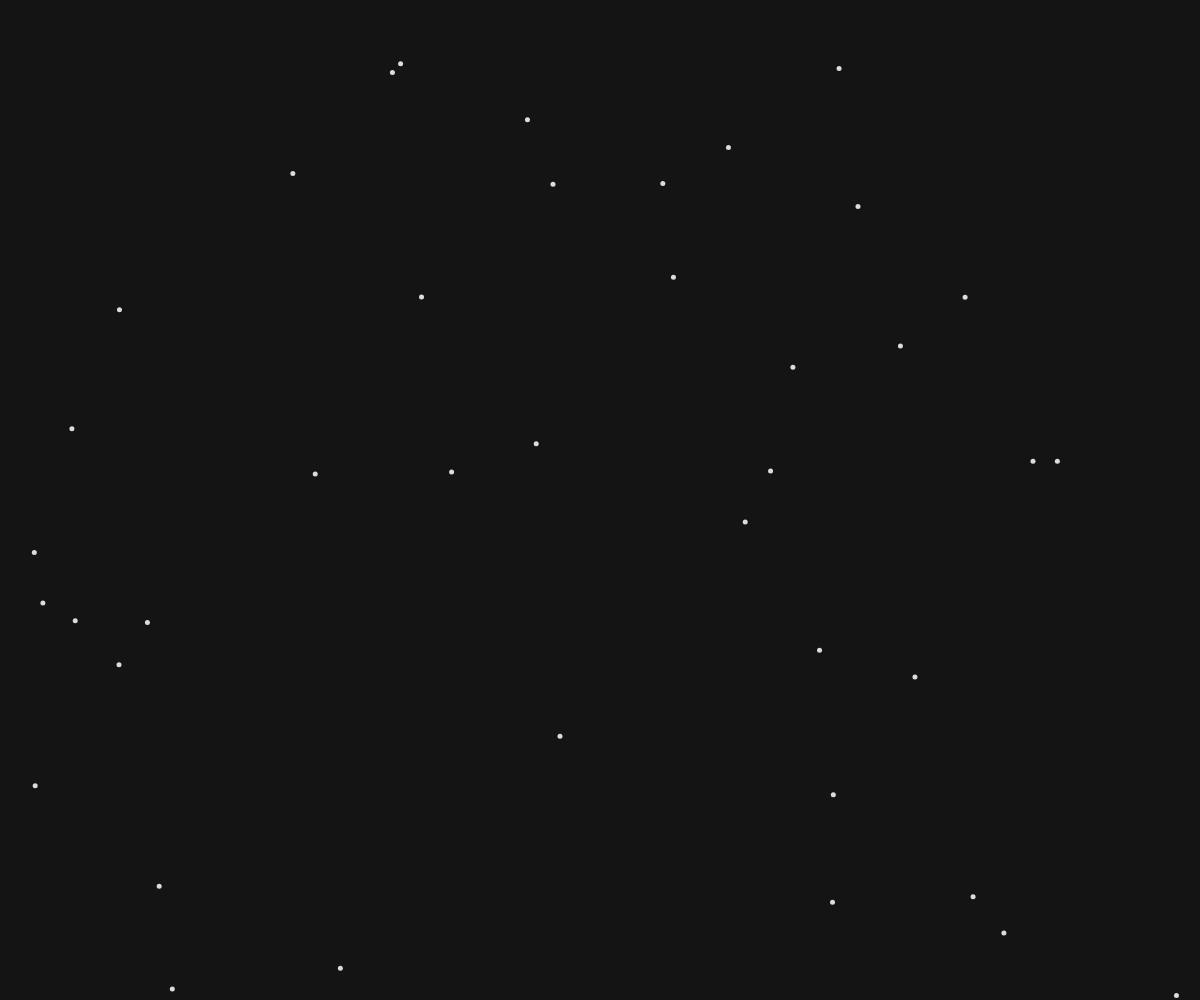
Frame 1 (no input)
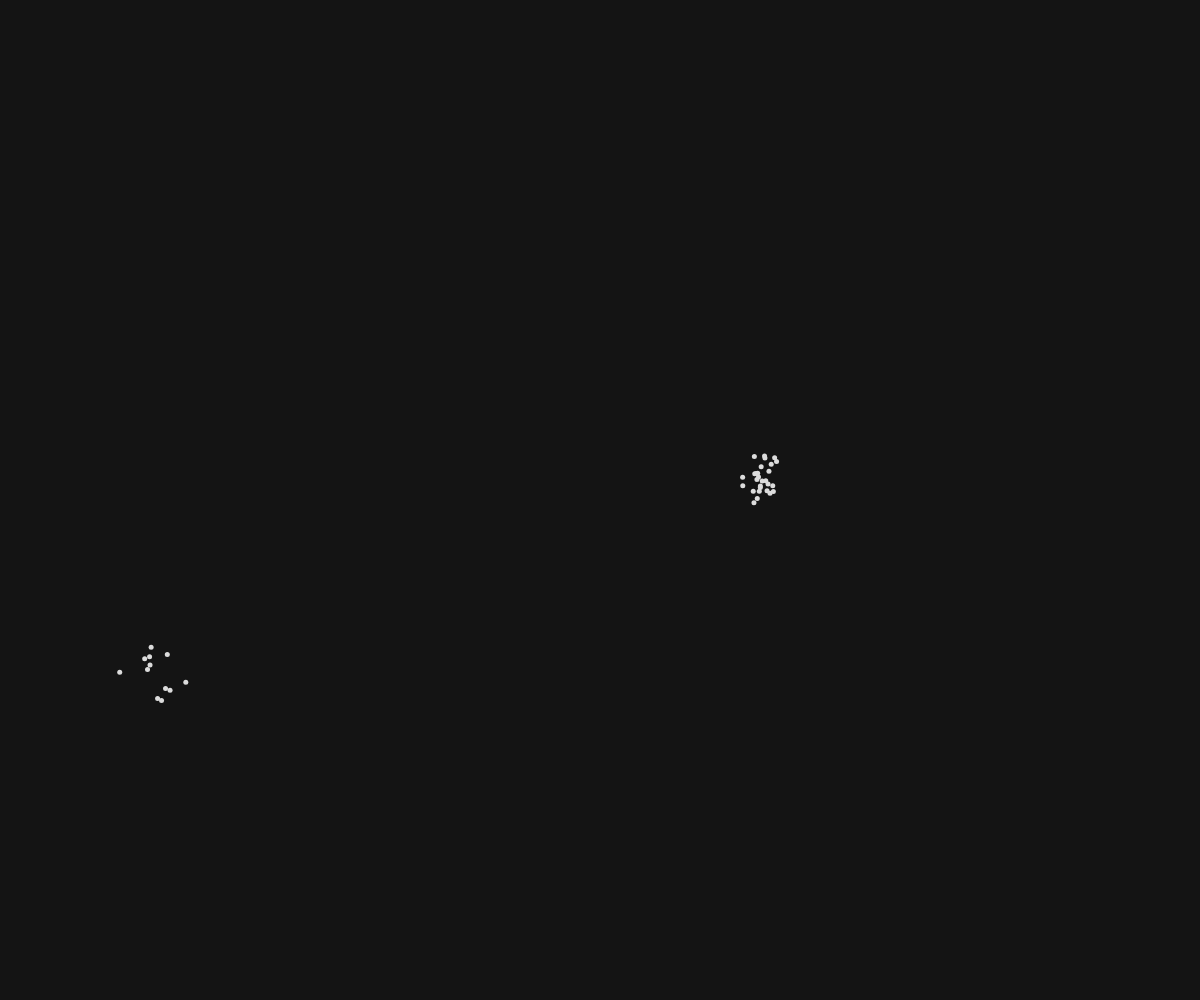
Frame 60 (no input)
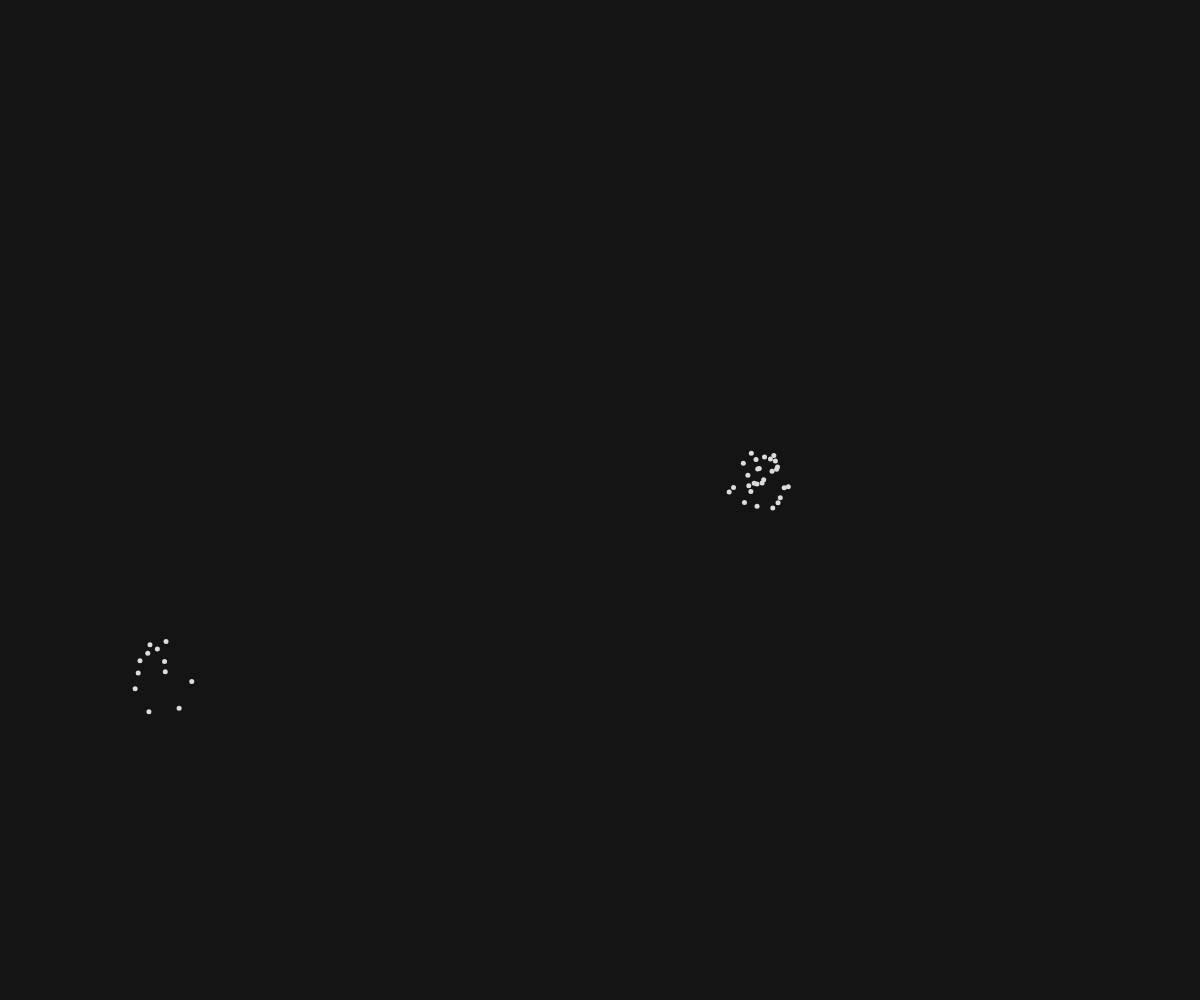
Frame 120 (the mouse pressed at the canvas centre since frame 60)

The p5.js sketch that drew these frames (run headless with seeded random() and noise() and a simulated clock; from frame 60 on, the mouse is pressed at the canvas centre):

// p5.js sketch
// ── sketch.js
let vertices = [];
const num_vertices = 40;
const view_radius = 300;
const max_acceleration = 7;
const max_velocity = 16;

function setup() {
    createCanvas(windowWidth, windowHeight);
    frameRate(30);

    for (let i = 0; i < num_vertices; i++) {
        vertices.push(new vertex());
    }
}

function draw() {
    background(20);
    for (const v of vertices) {
        v.update(vertices);
        v.show();
    }
}

class vertex {
    constructor() {
        this.position = createVector(random(width), random(height));
        this.velocity = p5.Vector.random2D();
        this.velocity.limit(max_velocity);
        this.acceleration = createVector();
    }

    show() {
        stroke(220);
        strokeWeight(5);
        point(this.position.x, this.position.y);
    }

    update(vertices) {
        this.position.add(this.velocity);
        this.velocity.add(this.acceleration);
        this.acceleration = this.pull(vertices);

        this.acceleration.limit(max_acceleration);
        this.velocity.limit(max_velocity);
        this.constrain();
    }

    pull(vertices) {
        let accumulation = createVector();
        let count = 0;

        for (const v of vertices) {
            if (v == this) continue;
            let d = dist(this.position.x, this.position.y, v.position.x, v.position.y);
            if (d < view_radius) {
                accumulation.add(v.position);
                count += 1;
            }
        }

        if (count == 0) 
            return createVector(0, 0);

        accumulation.div(count);

        // now we have average location
        let diff = p5.Vector.sub(accumulation, this.position);
        diff.sub(this.velocity);
        return diff;
    }

    constrain() {
        if (this.position.x >= width)  this.position = createVector(0, this.position.y);
        if (this.position.x < 0)      this.position = createVector(width, this.position.y);
        if (this.position.y >= height) this.position = createVector(this.position.x, 0);
        if (this.position.y < 0)       this.position = createVector(this.position.x, height);
    }
}
